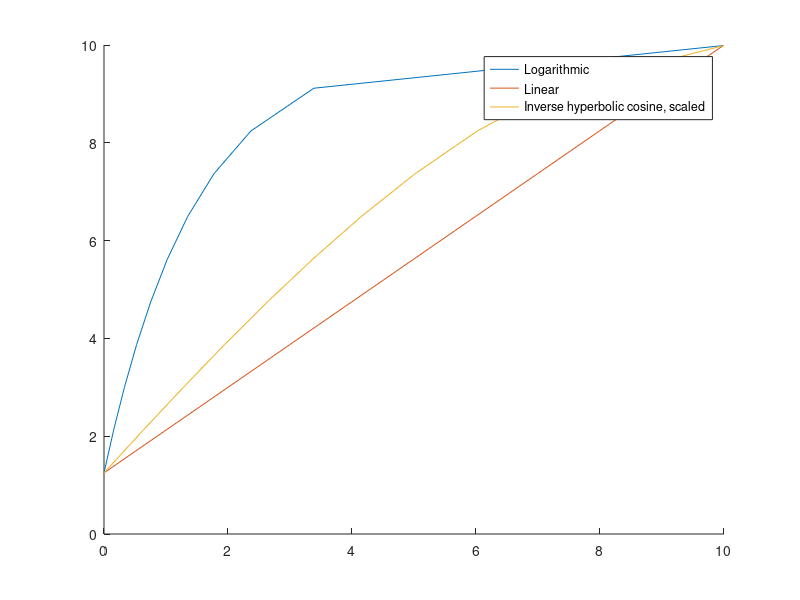

Source code (MATLAB): (Note: this script raises an error after producing the figure.)
clear all;

% Desired maximum score of rating system From 0 to max.
max = 10;

% Number of points for plot.
n_p = 11;       % Actuals
n_k = 11;       % Scores, keep as 11 for easy conversion

% Population number of ratings IMPORTANT: Set as 0 if unused.
N_pop = 0;

% Number of perfect scores; Useful if N_pop is set.
top = 3;

% Consider that I gave something a perfect score. I also want to account
% for the tolerance considering that I may not have reviewed everything in
% existence.

% Desired value threshold of perfect score IF N_pop = 0; Values from 0 - 1.
% Example: d = 0.99 means a perfect score puts it in the top 1%
if N_pop == 0
    p_0 = 0.999;
else
    % Estimated probability
    p_0 = 1 - (top/(N_pop));
end

% Consider that I bothered rating something. This means I have secretly
% already put it above works that are not worth rating. This gives a
% minimum value for existence.

% Desired value threshold for existence Values from 0 - 1. Example: d =
% 0.99 means its it existing puts it in the top 1%
d = 0.625 - 0.5;

% Alternatively you can use average/max - 0.5 as an estimate of the
% existence rating.



%=====================================%
% Correction for number of points
ratio_p = n_p - 1;
ratio_k = n_k - 1;

% Length of interval
gap_p = (p_0 - d)/ratio_p;
gap_k = 10/ratio_k;

% Score array
p   = d:gap_p:p_0;

% Axis correction for rated score
p10 = p .* 10;

% Logarithmic curve
K   = log(1-d)./log(((1-d)/(1-p_0)).^(1/max)) ...
    - log(1-p)./log(((1-d)/(1-p_0)).^(1/max));

% Linear
K_l = ((max/(max - (10 .* d))) .* (p10 - (10 .* d))) ;

% Inverse hyperbolic cosine with scaling.
K_h =  ((max)./(acosh(p_0) - acosh(d))) .* ...
    (acosh(p) - acosh(d));

% Plotting of the relevant curves.
hold off;
hold on;

plot(K,     p10);  % Logarithmic
plot(K_l,   p10);  % Linear
plot(K_h,   p10);  % Inverse hyperbolic

legend('Logarithmic', ...
    'Linear', ...
    'Inverse hyperbolic cosine, scaled')

% Graph title
title_str   = sprintf('Actual score against rated score');
sub_str     = sprintf('Max score of %.0f', max);
title(title_str, sub_str);

% Graph x-axis labels, and y-axis labels.
xlabel(sprintf('Rated  score out of %.0f', max));
ylabel(sprintf('Actual score out of %.0f', max));

% Write table

K_arr   = 0:gap_k:max;

p_out   = (cosh((K_arr ...
    .* (((acosh(p_0) - acosh(d))/max))...
    + acosh(d)))) .* 10;

T       = table(transpose(K_arr), ...
    transpose(p_out), ...
    'VariableNames', ...
    ["Rating","Actual"]);

T_2     = table(transpose(p10), ...
    transpose(K_h), ...
    'VariableNames', ...
    ["Actual","Rating"]);

writetable(T, 'inv-hyp-rating.xlsx', ...
    'Sheet', 'rating-to-actual', ...
    'WriteMode', 'replacefile');

writetable(T_2, 'inv-hyp-rating.xlsx', ...
    'Sheet', 'actual-to-rating');

hold off;
